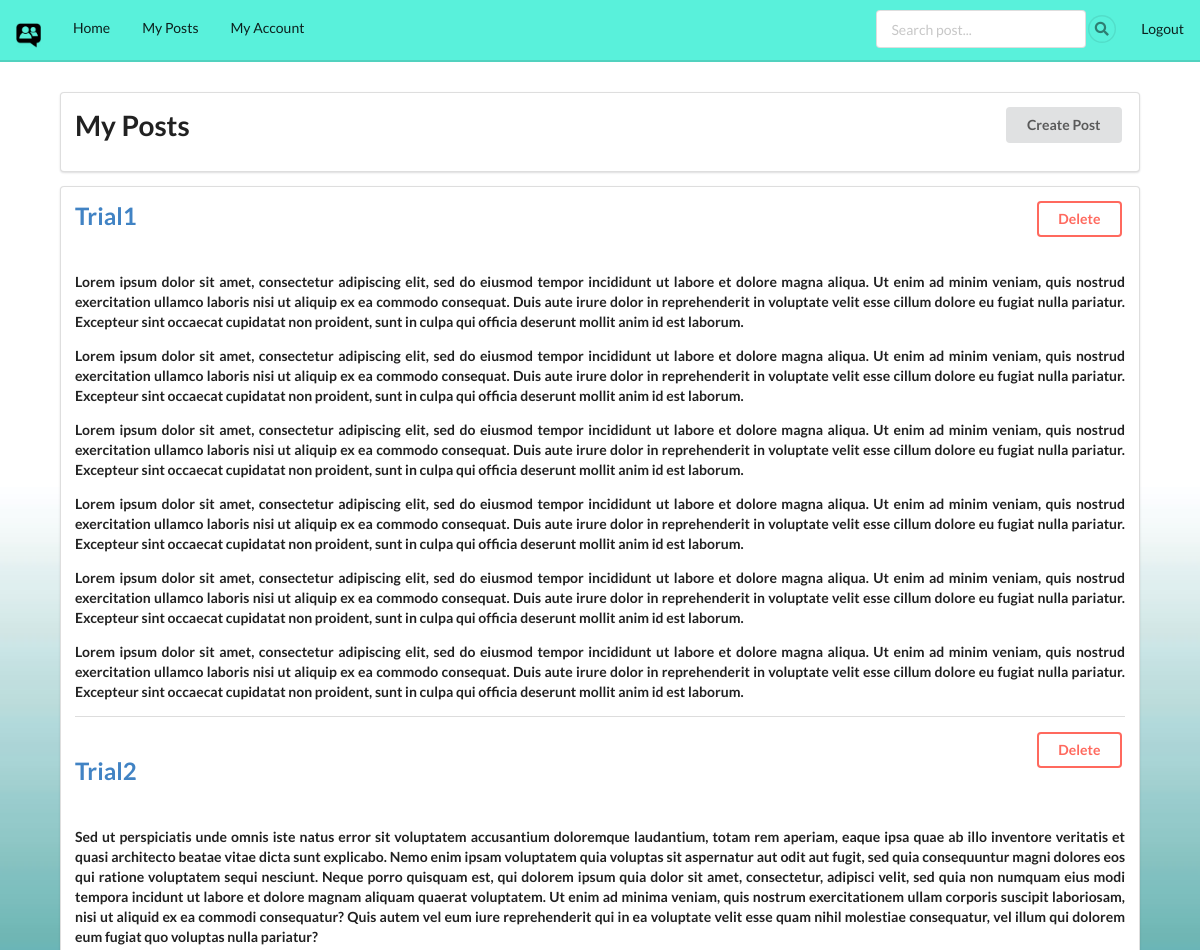
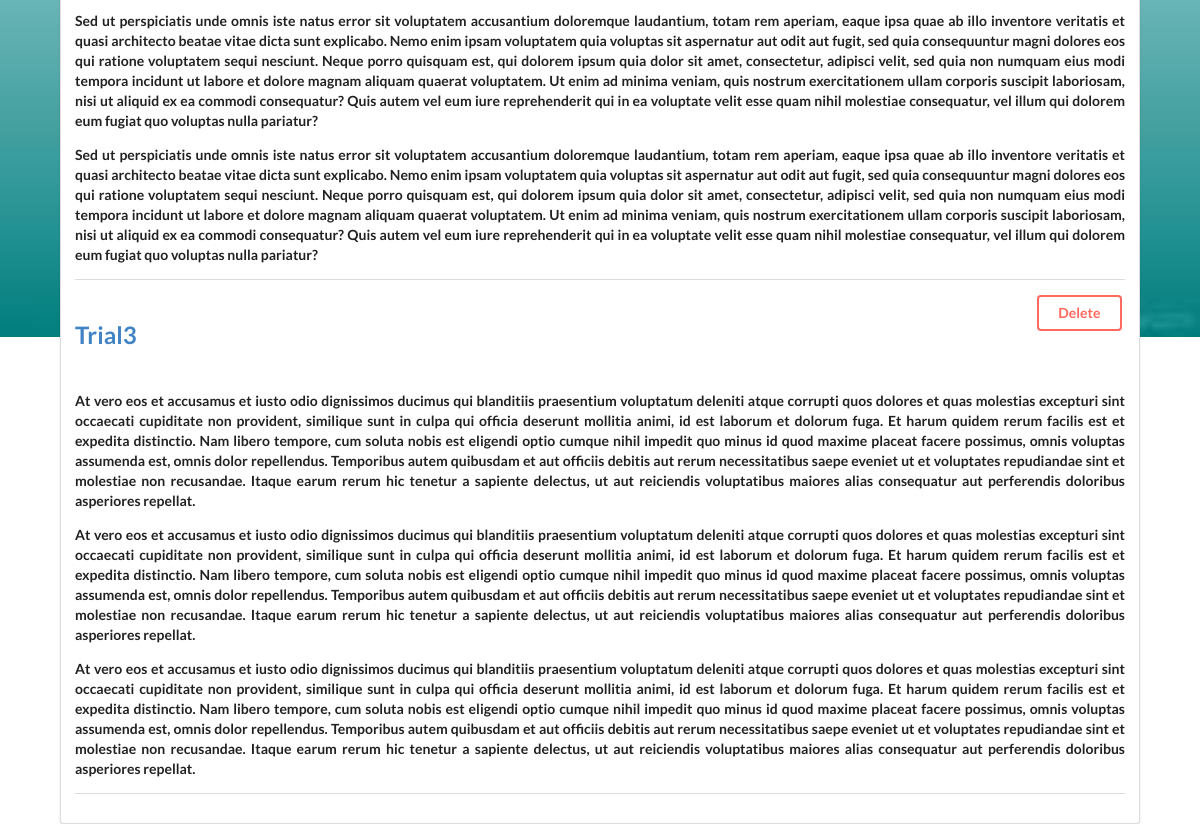
The app's page /myposts/ (signed in) with its own data (2 pictures, top to bottom).
### forum/models.py (models this page shows, shortened)
class Post(models.Model):
	poster = models.CharField(max_length=100)
	title = models.CharField(max_length=100)
	date_posted = models.DateField()
	content = models.CharField(max_length=1000)

### forum/views.py (the view)
# urls.py: url(r'^myposts/$', views.MyPosts, name='myposts'),
@login_required()
def MyPosts(request):
	posts = Post.objects.filter(poster=request.user)
	empty = True
	if posts:
		empty = False
	return render(request, 'myposts.html', {'posts': posts, 'empty': empty})

### forum/templates/myposts.html (shortened to what this page needs)
{% extends "base.html" %}
{% block content %}
    <head>
    </head>
    <div class="container ui segment" style="width: 90%;">
        <h1 style="display: inline-block;">My Posts</h1>
        <a class="ui button" style="float: right;" href="/myposts/createPost/">Create Post</a>
    </div>
    <div class="container ui segment" style="width: 90%;">
        {% if empty == False %}
            {% for x in posts %}
                <h2 style="display: inline-block;">
                    <a href="/home/{{x.id}}">{{x.title}}</a>
                </h2>
                <a class="ui inverted red button" style="float: right;" href="/myposts/{{x.id}}/post_deleted/" name="post_id" id="post_id">Delete</a>
                <h5 style="text-align: justify;">{{x.content|linebreaks}}</h5>
                <div class="ui divider"></div>
            {% endfor %}
        {% else %}
            <h3 style="font-style: oblique;">No post yet :(</h3>
        {% endif %}
    </div>
{% endblock %}

### forum/static/css/base.css (style rules this page uses)
.container { margin: 20px; width: 95%; padding: 10px; }
body { background-image: url(../images/mainbg.jpg); background-repeat: no-repeat; background-size: 100vw 100vh; background-attachment: fixed; background-position: center; }

### records on screen
Post: title "Trial1", content "Lorem ipsum dolor sit amet, consectetur adipiscing elit, sed do eiusmod tempor incididunt ut labore et dolore magna aliqua. Ut enim ad minim veniam, quis nostrud exercitation ullamco laboris nisi ut aliquip ex ea commodo consequat. Duis aute irure dolor in reprehenderit in voluptate velit esse cillum dolore eu fugiat nulla pariatur. Excepteur sint occaecat cupidatat non proident, sunt in culpa qui officia deserunt mollit anim id est laborum. Lorem ipsum dolor sit amet, consectetur adipiscing elit, sed do eiusmod tempor incididunt ut labore et dolore magna aliqua. Ut enim ad minim veniam, quis nostrud exercitation ullamco laboris nisi ut aliquip ex ea commodo consequat. Duis aute irure dolor…"
Post: title "Trial2", content "Sed ut perspiciatis unde omnis iste natus error sit voluptatem accusantium doloremque laudantium, totam rem aperiam, eaque ipsa quae ab illo inventore veritatis et quasi architecto beatae vitae dicta sunt explicabo. Nemo enim ipsam voluptatem quia voluptas sit aspernatur aut odit aut fugit, sed quia consequuntur magni dolores eos qui ratione voluptatem sequi nesciunt. Neque porro quisquam est, qui dolorem ipsum quia dolor sit amet, consectetur, adipisci velit, sed quia non numquam eius modi tempora incidunt ut labore et dolore magnam aliquam quaerat voluptatem. Ut enim ad minima veniam, quis nostrum exercitationem ullam corporis suscipit laboriosam, nisi ut aliquid ex ea commodi…"
Post: title "Trial3", content "At vero eos et accusamus et iusto odio dignissimos ducimus qui blanditiis praesentium voluptatum deleniti atque corrupti quos dolores et quas molestias excepturi sint occaecati cupiditate non provident, similique sunt in culpa qui officia deserunt mollitia animi, id est laborum et dolorum fuga. Et harum quidem rerum facilis est et expedita distinctio. Nam libero tempore, cum soluta nobis est eligendi optio cumque nihil impedit quo minus id quod maxime placeat facere possimus, omnis voluptas assumenda est, omnis dolor repellendus. Temporibus autem quibusdam et aut officiis debitis aut rerum necessitatibus saepe eveniet ut et voluptates repudiandae sint et molestiae non recusandae. Itaque…"
